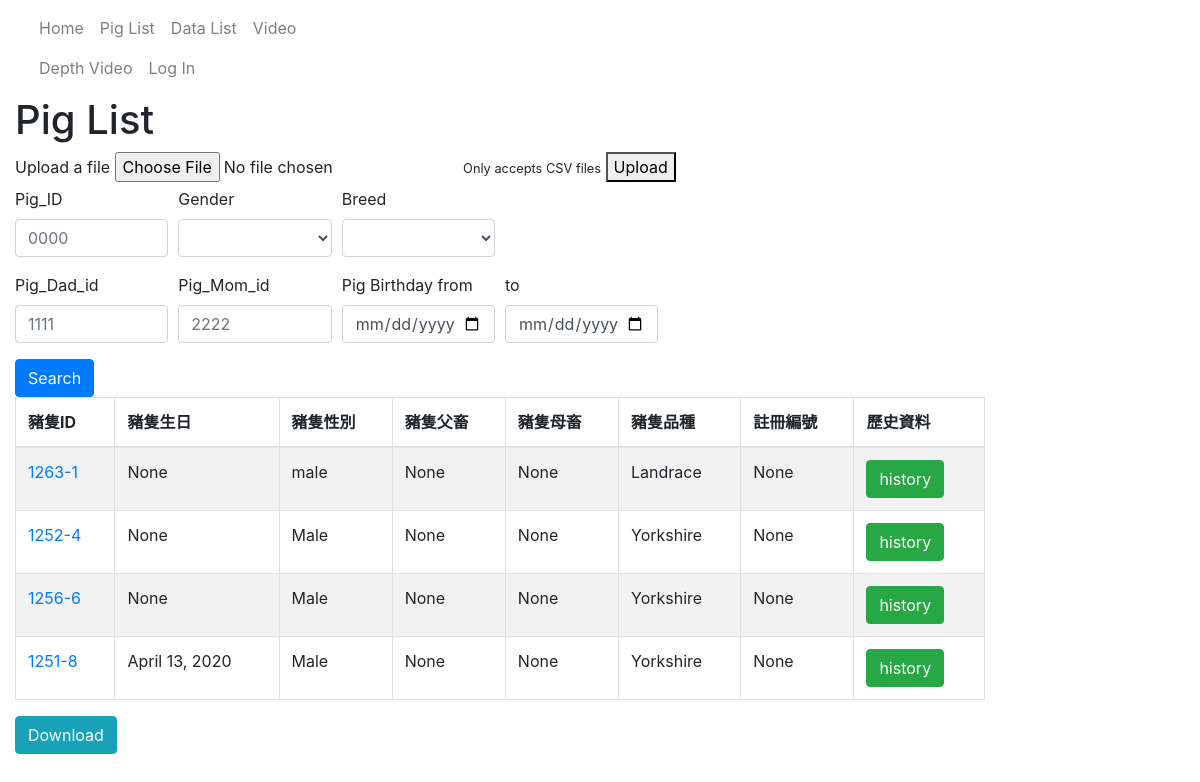
The page /catalog/pigs/ on the database as committed earlier.
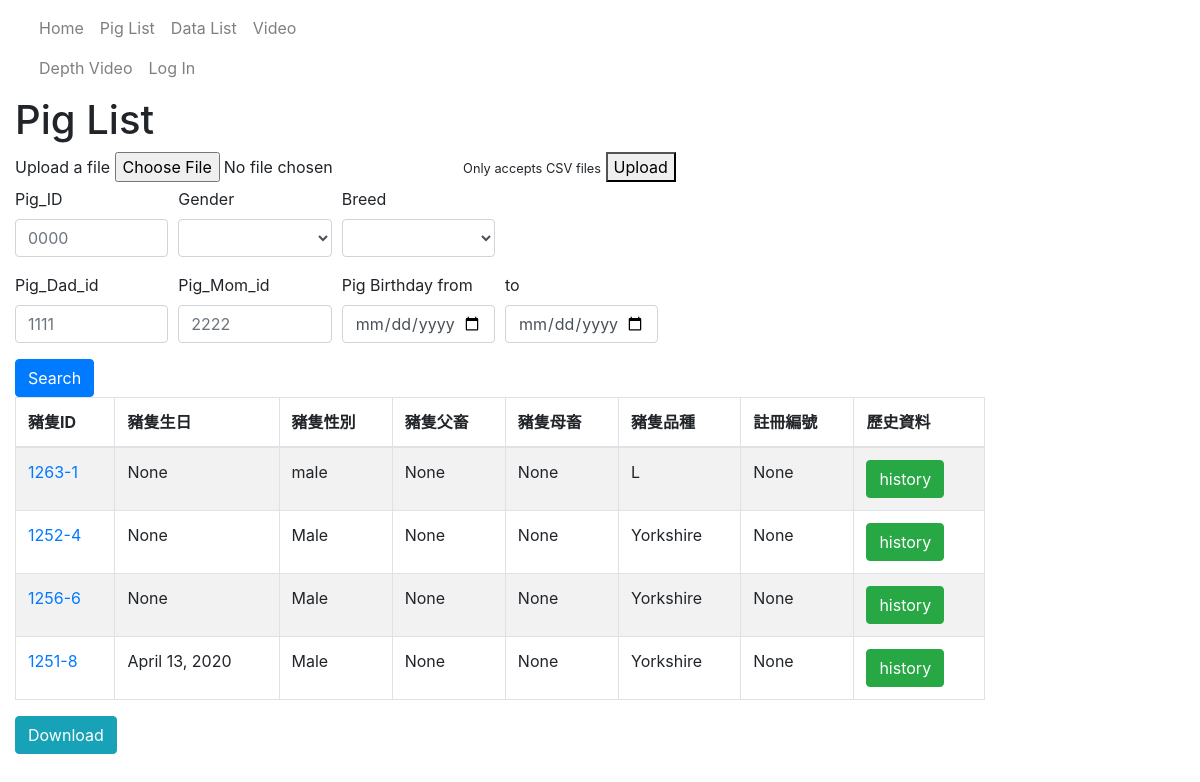
The same page on the database as committed later.
### catalog/models.py (models this page shows, shortened)
class Pig(models.Model):
    pig_id = models.CharField(max_length=20,primary_key=True, help_text='Input birth year(XX) + ear tag')
    birth = models.DateField(null=True, blank=True)
    gender = models.CharField(max_length=100,null=True, blank=True)
    dad_id = models.CharField(max_length=100,null=True, blank=True)
    mom_id = models.CharField(max_length=100,null=True, blank=True)
    breed_choice = [
        ('L', 'Landrace'),
        ('Y', 'Yorkshire'),
        ('D', 'Duroc'),
    ]
    breed = models.CharField(max_length=10, choices = breed_choice, help_text='Pig\'s breed')
    registration_number = models.CharField(max_length=6, null = True, blank=True)

### catalog/views.py (the view)
# urls.py: path('pigs/', views.PigListView, name='pigs'),
def PigListView(request):
    model = Pig
    fields = ['pig_id', 'birth', 'gender', 'dad_id', 'mom_id', 'breed', 'registration_number']
    model_history = Pig_history
    template = 'pig_list.html'
    if request.method == 'GET':
        qs = listfilter(request,model,fields)
        context = {'list':qs}
        return render(request,template,context)
    elif request.method == 'POST':
        upload_csv(request, model, fields, model_history)
        qs = listfilter(request,model,fields)
        context = {'list':qs}
        return render(request,template,context)

### catalog/views.py (called while the page is built)
def is_valid_queryparam(param):
    return (param != '' and param is not None)

def listfilter(request, model, fields):
    global qs
    qs = model.objects.all()
    for field in fields:
        param = request.GET.get(field)
        if is_valid_queryparam(param):
            qs = qs.filter(**{field:param})
        else:
            param_up_down = ['_min', '_max']
            field_up_down = ['__gte', '__lt']
            for i in range(2):
                param_range = str(field) + str(param_up_down[i])
                field_range = str(field) + str(field_up_down[i])
                param = request.GET.get(param_range)
                if is_valid_queryparam(param):
                    qs = qs.filter(**{field_range:param})
    return qs

### catalog/templates/pig_list.html (shortened to what this page needs)
{% extends "base_generic.html" %}
{% block content %}
	<h1>Pig List</h1>
	<form action="" method="POST" enctype="multipart/form-data">
		<label for="file1"> Upload a file</label>
		<input type="file" id="file1" name="files">
		<small>Only accepts CSV files</small>
		<button type="submit">Upload</button>
	</form>
	<form method="GET" action="." >
		<div class="form-row">
			<div class="form-group col-md-2">
				<label for="inputpig_id">Pig_ID</label>
				<input type="text" class="form-control" id="inputpig_id" placeholder="0000" name="pig_id">
			</div>
			<div class="form-group col-md-2">
				<label for="intputpig_gender">Gender</label>
				<select id="intputpig_gender" class="form-control" name="gender">
					<option selected></option>
					<option>Male</option>
				</select>
			</div>
			<div class="form-group col-md-2">
				<label for="intputpig_breed">Breed</label>
				<select id="intputpig_breed" class="form-control" name="breed">
					<option selected></option>
					<option>Landrace</option>
				</select>
			</div>
		</div>
		<div class="form-row">
			<div class="form-group col-md-2">
				<label for="inputpig_birthmin">Pig_Dad_id</label>
				<input type="text" class="form-control" id="inputpig_dad_id" placeholder="1111" name="dad_id">
			</div>
			<div class="form-group col-md-2">
				<label for="inputpig_birthmax">Pig_Mom_id</label>
				<input type="text" class="form-control" id="inputpig_mom__id" placeholder="2222" name="mom_id">
			</div>
			<div class="form-group col-md-2">
				<label for="inputpig_birthmin">Pig Birthday from</label>
				<input type="date" class="form-control" id="inputpig_birthmin" placeholder="YYYY-MM-DD" name="birth_min" >
			</div>
			<div class="form-group col-md-2">
				<label for="inputpig_birthmax">to</label>
				<input type="date" class="form-control" id="inputpig_birthmax"  placeholder="YYYY-MM-DD" name="birth_max">
			</div>
		</div>
		<button type="submit" class="btn btn-primary">Search</button>
		<table class="table table-bordered table-striped">
			<thead>
				<tr class="row100 head">
					<th class="cell100 column1">豬隻ID</th>
					<th class="cell100 column2">豬隻生日</th>
					<th class="cell100 column3">豬隻性別</th>
					<th class="cell100 column4">豬隻父畜</th>
					<th class="cell100 column5">豬隻母畜</th>
					<th class="cell100 column6">豬隻品種</th>
					<th class="cell100 column6">註冊編號</th>
					<th class="cell100 column9">歷史資料</th>
				</tr>
			</thead>
			<tbody>
				{% if list %}
				{% for pig in list %}
				<tr>
					<td><a href="{% url 'pig-detail' pig.pk %}">{{ pig.pig_id }}</a></td>
					<td>{{ pig.birth }}</td>
					<td>{{ pig.gender }}</td>
					<td>{{ pig.dad_id }}</td>
					<td>{{ pig.mom_id }}</td>
					<td>{{ pig.breed }}</td>
					<td>{{ pig.registration_number}}</td>
					<td><a href="{% url 'pig-history' pig.pk %}" class="btn btn-success">history</a></td>
				</tr>
				{% endfor %}
				{% else %}
				<tr>
					<td>There are no pig in the library.</td>
				</tr>
				{% endif %}
			</tbody>
		</table>
		<a href="{% url 'downloadpiglist' %}" class="btn btn-info">Download</a>
	</form>
{% endblock %}

Rows that differ between the two databases and show on the page:
changed Pig "male": breed "Landrace" → "L"
